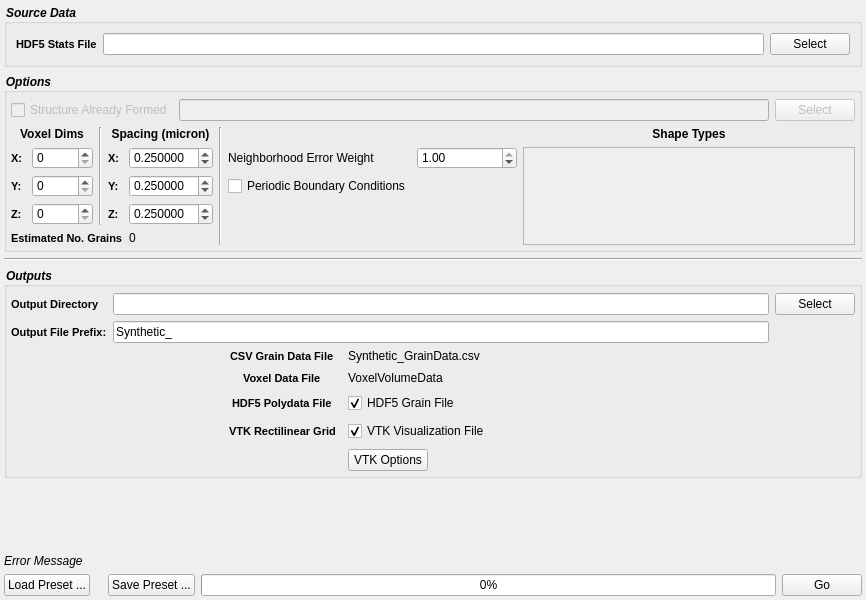
<?xml version="1.0" encoding="UTF-8"?>
<ui version="4.0">
 <class>GrainGeneratorWidget</class>
 <widget class="QWidget" name="GrainGeneratorWidget">
  <property name="geometry">
   <rect>
    <x>0</x>
    <y>0</y>
    <width>866</width>
    <height>600</height>
   </rect>
  </property>
  <property name="windowTitle">
   <string>Form</string>
  </property>
  <layout class="QGridLayout" name="gridLayout_2">
   <property name="margin">
    <number>4</number>
   </property>
   <item row="0" column="0">
    <widget class="QGroupBox" name="groupBox_3">
     <property name="minimumSize">
      <size>
       <width>0</width>
       <height>0</height>
      </size>
     </property>
     <property name="styleSheet">
      <string notr="true">QGroupBox 
{
	font-style: italic;font-weight: bold;
font-size: 12px;
}</string>
     </property>
     <property name="title">
      <string>Source Data</string>
     </property>
     <layout class="QHBoxLayout" name="horizontalLayout">
      <item>
       <widget class="QLabel" name="label_11">
        <property name="styleSheet">
         <string notr="true">QLabel {
font-weight: bold;
font-size: 11px;
}</string>
        </property>
        <property name="text">
         <string>HDF5 Stats File</string>
        </property>
       </widget>
      </item>
      <item>
       <widget class="QFSDropLineEdit" name="m_H5InputStatisticsFile"/>
      </item>
      <item>
       <widget class="QPushButton" name="m_InputH5StatisticsFileBtn">
        <property name="text">
         <string>Select</string>
        </property>
       </widget>
      </item>
     </layout>
    </widget>
   </item>
   <item row="1" column="0">
    <widget class="QGroupBox" name="groupBox_2">
     <property name="styleSheet">
      <string notr="true">QGroupBox 
{
	font-style: italic;font-weight: bold;
font-size: 12px;
}</string>
     </property>
     <property name="title">
      <string>Options</string>
     </property>
     <layout class="QVBoxLayout" name="verticalLayout_6">
      <property name="spacing">
       <number>6</number>
      </property>
      <property name="leftMargin">
       <number>4</number>
      </property>
      <property name="topMargin">
       <number>6</number>
      </property>
      <property name="rightMargin">
       <number>4</number>
      </property>
      <property name="bottomMargin">
       <number>4</number>
      </property>
      <item>
       <layout class="QGridLayout" name="gridLayout_25">
        <item row="0" column="0">
         <widget class="QCheckBox" name="m_AlreadyFormed">
          <property name="enabled">
           <bool>false</bool>
          </property>
          <property name="text">
           <string>Structure Already Formed</string>
          </property>
         </widget>
        </item>
        <item row="0" column="1">
         <widget class="QFSDropLineEdit" name="m_StructureFile">
          <property name="enabled">
           <bool>false</bool>
          </property>
         </widget>
        </item>
        <item row="0" column="2">
         <widget class="QPushButton" name="m_StructureFileBtn">
          <property name="enabled">
           <bool>false</bool>
          </property>
          <property name="text">
           <string>Select</string>
          </property>
         </widget>
        </item>
       </layout>
      </item>
      <item>
       <layout class="QGridLayout" name="gridLayout_7">
        <item row="1" column="0">
         <widget class="QLabel" name="label">
          <property name="styleSheet">
           <string notr="true">QLabel {
font-weight: bold;
font-size: 11px;
}</string>
          </property>
          <property name="text">
           <string>X:</string>
          </property>
         </widget>
        </item>
        <item row="2" column="0">
         <widget class="QLabel" name="label_6">
          <property name="styleSheet">
           <string notr="true">QLabel {
font-weight: bold;
font-size: 11px;
}</string>
          </property>
          <property name="text">
           <string>Y:</string>
          </property>
         </widget>
        </item>
        <item row="3" column="0">
         <widget class="QLabel" name="label_7">
          <property name="styleSheet">
           <string notr="true">QLabel {
font-weight: bold;
font-size: 11px;
}</string>
          </property>
          <property name="text">
           <string>Z:</string>
          </property>
         </widget>
        </item>
        <item row="3" column="1">
         <widget class="QSpinBox" name="m_ZPoints">
          <property name="maximum">
           <number>10000</number>
          </property>
         </widget>
        </item>
        <item row="2" column="1">
         <widget class="QSpinBox" name="m_YPoints">
          <property name="maximum">
           <number>10000</number>
          </property>
         </widget>
        </item>
        <item row="1" column="1">
         <widget class="QSpinBox" name="m_XPoints">
          <property name="maximum">
           <number>10000</number>
          </property>
         </widget>
        </item>
        <item row="1" column="3">
         <widget class="QLabel" name="label_15">
          <property name="styleSheet">
           <string notr="true">QLabel {
font-weight: bold;
font-size: 11px;
}</string>
          </property>
          <property name="text">
           <string>X:</string>
          </property>
         </widget>
        </item>
        <item row="2" column="3">
         <widget class="QLabel" name="label_18">
          <property name="styleSheet">
           <string notr="true">QLabel {
font-weight: bold;
font-size: 11px;
}</string>
          </property>
          <property name="text">
           <string>Y:</string>
          </property>
         </widget>
        </item>
        <item row="3" column="3">
         <widget class="QLabel" name="label_16">
          <property name="styleSheet">
           <string notr="true">QLabel {
font-weight: bold;
font-size: 11px;
}</string>
          </property>
          <property name="text">
           <string>Z:</string>
          </property>
         </widget>
        </item>
        <item row="1" column="4">
         <widget class="QDoubleSpinBox" name="m_XResolution">
          <property name="decimals">
           <number>6</number>
          </property>
          <property name="singleStep">
           <double>0.250000000000000</double>
          </property>
          <property name="value">
           <double>0.250000000000000</double>
          </property>
         </widget>
        </item>
        <item row="2" column="4">
         <widget class="QDoubleSpinBox" name="m_ZResolution">
          <property name="decimals">
           <number>6</number>
          </property>
          <property name="singleStep">
           <double>0.250000000000000</double>
          </property>
          <property name="value">
           <double>0.250000000000000</double>
          </property>
         </widget>
        </item>
        <item row="3" column="4">
         <widget class="QDoubleSpinBox" name="m_YResolution">
          <property name="decimals">
           <number>6</number>
          </property>
          <property name="singleStep">
           <double>0.250000000000000</double>
          </property>
          <property name="value">
           <double>0.250000000000000</double>
          </property>
         </widget>
        </item>
        <item row="1" column="8" rowspan="4">
         <widget class="QScrollArea" name="m_ShapeTypeScrollArea">
          <property name="minimumSize">
           <size>
            <width>250</width>
            <height>0</height>
           </size>
          </property>
          <property name="widgetResizable">
           <bool>true</bool>
          </property>
          <widget class="QWidget" name="m_ShapeTypeScrollContents">
           <property name="geometry">
            <rect>
             <x>0</x>
             <y>0</y>
             <width>352</width>
             <height>89</height>
            </rect>
           </property>
           <layout class="QFormLayout" name="formLayout_2">
            <property name="fieldGrowthPolicy">
             <enum>QFormLayout::FieldsStayAtSizeHint</enum>
            </property>
            <property name="horizontalSpacing">
             <number>6</number>
            </property>
            <property name="verticalSpacing">
             <number>6</number>
            </property>
            <property name="margin">
             <number>4</number>
            </property>
           </layout>
          </widget>
         </widget>
        </item>
        <item row="0" column="0" colspan="2">
         <widget class="QLabel" name="label_19">
          <property name="font">
           <font>
            <pointsize>-1</pointsize>
            <weight>75</weight>
            <bold>true</bold>
           </font>
          </property>
          <property name="styleSheet">
           <string notr="true">QLabel {
font-weight: bold;
font-size: 12px;
}</string>
          </property>
          <property name="text">
           <string>Voxel Dims</string>
          </property>
          <property name="alignment">
           <set>Qt::AlignCenter</set>
          </property>
         </widget>
        </item>
        <item row="0" column="3" colspan="2">
         <widget class="QLabel" name="label_20">
          <property name="font">
           <font>
            <pointsize>-1</pointsize>
            <weight>75</weight>
            <bold>true</bold>
           </font>
          </property>
          <property name="styleSheet">
           <string notr="true">QLabel {
font-weight: bold;
font-size: 12px;
}</string>
          </property>
          <property name="text">
           <string>Spacing (micron)</string>
          </property>
          <property name="alignment">
           <set>Qt::AlignCenter</set>
          </property>
         </widget>
        </item>
        <item row="0" column="8">
         <widget class="QLabel" name="label_171">
          <property name="font">
           <font>
            <pointsize>-1</pointsize>
            <weight>75</weight>
            <bold>true</bold>
           </font>
          </property>
          <property name="styleSheet">
           <string notr="true">QLabel {
font-weight: bold;
font-size: 12px;
}</string>
          </property>
          <property name="text">
           <string>Shape Types</string>
          </property>
          <property name="alignment">
           <set>Qt::AlignCenter</set>
          </property>
         </widget>
        </item>
        <item row="4" column="0" colspan="4">
         <widget class="QLabel" name="label_9">
          <property name="styleSheet">
           <string>QLabel {
font-weight: bold;
font-size: 11px;
}</string>
          </property>
          <property name="text">
           <string>Estimated No. Grains</string>
          </property>
         </widget>
        </item>
        <item row="4" column="4">
         <widget class="QLabel" name="m_EstimatedGrains">
          <property name="text">
           <string>0</string>
          </property>
         </widget>
        </item>
        <item row="1" column="7">
         <widget class="QDoubleSpinBox" name="m_NeighborhoodErrorWeight">
          <property name="minimumSize">
           <size>
            <width>100</width>
            <height>0</height>
           </size>
          </property>
          <property name="maximum">
           <double>1.000000000000000</double>
          </property>
          <property name="singleStep">
           <double>0.100000000000000</double>
          </property>
          <property name="value">
           <double>1.000000000000000</double>
          </property>
         </widget>
        </item>
        <item row="1" column="6">
         <widget class="QLabel" name="label_3">
          <property name="text">
           <string>Neighborhood Error Weight</string>
          </property>
         </widget>
        </item>
        <item row="2" column="6">
         <widget class="QCheckBox" name="m_PeriodicBoundaryConditions">
          <property name="text">
           <string>Periodic Boundary Conditions</string>
          </property>
         </widget>
        </item>
        <item row="0" column="5" rowspan="5">
         <widget class="Line" name="line">
          <property name="orientation">
           <enum>Qt::Vertical</enum>
          </property>
         </widget>
        </item>
        <item row="0" column="2" rowspan="4">
         <widget class="Line" name="line_2">
          <property name="lineWidth">
           <number>1</number>
          </property>
          <property name="orientation">
           <enum>Qt::Vertical</enum>
          </property>
         </widget>
        </item>
       </layout>
      </item>
     </layout>
    </widget>
   </item>
   <item row="2" column="0">
    <widget class="Line" name="line_7">
     <property name="orientation">
      <enum>Qt::Horizontal</enum>
     </property>
    </widget>
   </item>
   <item row="3" column="0">
    <widget class="QGroupBox" name="groupBox">
     <property name="styleSheet">
      <string notr="true">QGroupBox 
{
	font-style: italic;font-weight: bold;
font-size: 12px;
}</string>
     </property>
     <property name="title">
      <string>Outputs</string>
     </property>
     <layout class="QVBoxLayout" name="verticalLayout_2">
      <property name="spacing">
       <number>6</number>
      </property>
      <property name="leftMargin">
       <number>4</number>
      </property>
      <property name="topMargin">
       <number>6</number>
      </property>
      <property name="rightMargin">
       <number>4</number>
      </property>
      <property name="bottomMargin">
       <number>4</number>
      </property>
      <item>
       <layout class="QGridLayout" name="gridLayout">
        <item row="0" column="0">
         <widget class="QLabel" name="label_2">
          <property name="styleSheet">
           <string notr="true">QLabel {
font-weight: bold;
font-size: 11px;
}</string>
          </property>
          <property name="text">
           <string>Output Directory</string>
          </property>
         </widget>
        </item>
        <item row="0" column="1">
         <widget class="QFSDropLineEdit" name="m_OutputDir"/>
        </item>
        <item row="1" column="1">
         <widget class="QLineEdit" name="m_OutputFilePrefix">
          <property name="text">
           <string>Synthetic_</string>
          </property>
         </widget>
        </item>
        <item row="1" column="0">
         <widget class="QLabel" name="label_5">
          <property name="styleSheet">
           <string notr="true">QLabel {
font-weight: bold;
font-size: 11px;
}</string>
          </property>
          <property name="text">
           <string>Output File Prefix:</string>
          </property>
         </widget>
        </item>
        <item row="0" column="2">
         <widget class="QPushButton" name="m_OutputDirBtn">
          <property name="text">
           <string>Select</string>
          </property>
         </widget>
        </item>
       </layout>
      </item>
      <item>
       <layout class="QFormLayout" name="formLayout_6">
        <property name="fieldGrowthPolicy">
         <enum>QFormLayout::FieldsStayAtSizeHint</enum>
        </property>
        <property name="labelAlignment">
         <set>Qt::AlignCenter</set>
        </property>
        <property name="formAlignment">
         <set>Qt::AlignHCenter|Qt::AlignTop</set>
        </property>
        <property name="horizontalSpacing">
         <number>12</number>
        </property>
        <property name="verticalSpacing">
         <number>8</number>
        </property>
        <item row="0" column="0">
         <widget class="QLabel" name="label_8">
          <property name="styleSheet">
           <string notr="true">QLabel {
font-weight: bold;
font-size: 11px;
}</string>
          </property>
          <property name="text">
           <string>CSV Grain Data File</string>
          </property>
         </widget>
        </item>
        <item row="0" column="1">
         <widget class="QLabel" name="m_GrainDataFile">
          <property name="text">
           <string>Synthetic_GrainData.csv</string>
          </property>
         </widget>
        </item>
        <item row="1" column="0">
         <widget class="QLabel" name="label_10">
          <property name="styleSheet">
           <string notr="true">QLabel {
font-weight: bold;
font-size: 11px;
}</string>
          </property>
          <property name="text">
           <string>Voxel Data File</string>
          </property>
         </widget>
        </item>
        <item row="1" column="1">
         <widget class="QLabel" name="m_H5VoxelFile">
          <property name="minimumSize">
           <size>
            <width>300</width>
            <height>0</height>
           </size>
          </property>
          <property name="text">
           <string>VoxelVolumeData</string>
          </property>
         </widget>
        </item>
        <item row="2" column="0">
         <widget class="QLabel" name="label_12">
          <property name="styleSheet">
           <string notr="true">QLabel {
font-weight: bold;
font-size: 11px;
}</string>
          </property>
          <property name="text">
           <string>HDF5 Polydata File</string>
          </property>
         </widget>
        </item>
        <item row="2" column="1">
         <widget class="QCheckBox" name="m_HDF5GrainFile">
          <property name="text">
           <string>HDF5 Grain File</string>
          </property>
          <property name="checked">
           <bool>true</bool>
          </property>
         </widget>
        </item>
        <item row="3" column="0">
         <widget class="QLabel" name="label_14">
          <property name="styleSheet">
           <string notr="true">QLabel {
font-weight: bold;
font-size: 11px;
}</string>
          </property>
          <property name="text">
           <string>VTK Rectilinear Grid</string>
          </property>
         </widget>
        </item>
        <item row="3" column="1">
         <widget class="QCheckBox" name="m_VisualizationVizFile">
          <property name="text">
           <string>VTK Visualization File</string>
          </property>
          <property name="checked">
           <bool>true</bool>
          </property>
         </widget>
        </item>
        <item row="4" column="1">
         <widget class="QPushButton" name="m_VtkOptionsBtn">
          <property name="text">
           <string>VTK Options</string>
          </property>
         </widget>
        </item>
       </layout>
      </item>
     </layout>
    </widget>
   </item>
   <item row="4" column="0">
    <spacer name="verticalSpacer">
     <property name="orientation">
      <enum>Qt::Vertical</enum>
     </property>
     <property name="sizeHint" stdset="0">
      <size>
       <width>20</width>
       <height>40</height>
      </size>
     </property>
    </spacer>
   </item>
   <item row="5" column="0">
    <widget class="QLabel" name="messageLabel">
     <property name="font">
      <font>
       <italic>true</italic>
      </font>
     </property>
     <property name="text">
      <string>Error Message</string>
     </property>
     <property name="wordWrap">
      <bool>true</bool>
     </property>
     <property name="margin">
      <number>3</number>
     </property>
    </widget>
   </item>
   <item row="6" column="0">
    <layout class="QHBoxLayout" name="BIG_LAYOUT">
     <item>
      <widget class="QPushButton" name="m_LoadSettingsBtn">
       <property name="text">
        <string>Load Preset ...</string>
       </property>
      </widget>
     </item>
     <item>
      <spacer name="horizontalSpacer_19">
       <property name="orientation">
        <enum>Qt::Horizontal</enum>
       </property>
       <property name="sizeType">
        <enum>QSizePolicy::Fixed</enum>
       </property>
       <property name="sizeHint" stdset="0">
        <size>
         <width>12</width>
         <height>20</height>
        </size>
       </property>
      </spacer>
     </item>
     <item>
      <widget class="QPushButton" name="m_SaveSettingsBtn">
       <property name="text">
        <string>Save Preset ...</string>
       </property>
      </widget>
     </item>
     <item>
      <widget class="QProgressBar" name="m_progressBar">
       <property name="value">
        <number>0</number>
       </property>
      </widget>
     </item>
     <item>
      <widget class="QPushButton" name="m_GoBtn">
       <property name="text">
        <string>Go</string>
       </property>
      </widget>
     </item>
    </layout>
   </item>
  </layout>
 </widget>
 <customwidgets>
  <customwidget>
   <class>QFSDropLineEdit</class>
   <extends>QLineEdit</extends>
   <header location="global">QFSDropLineEdit.h</header>
  </customwidget>
 </customwidgets>
 <tabstops>
  <tabstop>m_XPoints</tabstop>
  <tabstop>m_YPoints</tabstop>
  <tabstop>m_ZPoints</tabstop>
  <tabstop>m_XResolution</tabstop>
  <tabstop>m_ZResolution</tabstop>
  <tabstop>m_YResolution</tabstop>
  <tabstop>m_OutputDir</tabstop>
  <tabstop>m_OutputDirBtn</tabstop>
  <tabstop>m_OutputFilePrefix</tabstop>
  <tabstop>m_LoadSettingsBtn</tabstop>
  <tabstop>m_SaveSettingsBtn</tabstop>
  <tabstop>m_GoBtn</tabstop>
 </tabstops>
 <resources/>
 <connections>
  <connection>
   <sender>m_AlreadyFormed</sender>
   <signal>toggled(bool)</signal>
   <receiver>m_StructureFile</receiver>
   <slot>setEnabled(bool)</slot>
   <hints>
    <hint type="sourcelabel">
     <x>133</x>
     <y>84</y>
    </hint>
    <hint type="destinationlabel">
     <x>243</x>
     <y>84</y>
    </hint>
   </hints>
  </connection>
  <connection>
   <sender>m_AlreadyFormed</sender>
   <signal>toggled(bool)</signal>
   <receiver>m_StructureFileBtn</receiver>
   <slot>setEnabled(bool)</slot>
   <hints>
    <hint type="sourcelabel">
     <x>32</x>
     <y>85</y>
    </hint>
    <hint type="destinationlabel">
     <x>695</x>
     <y>86</y>
    </hint>
   </hints>
  </connection>
 </connections>
</ui>
